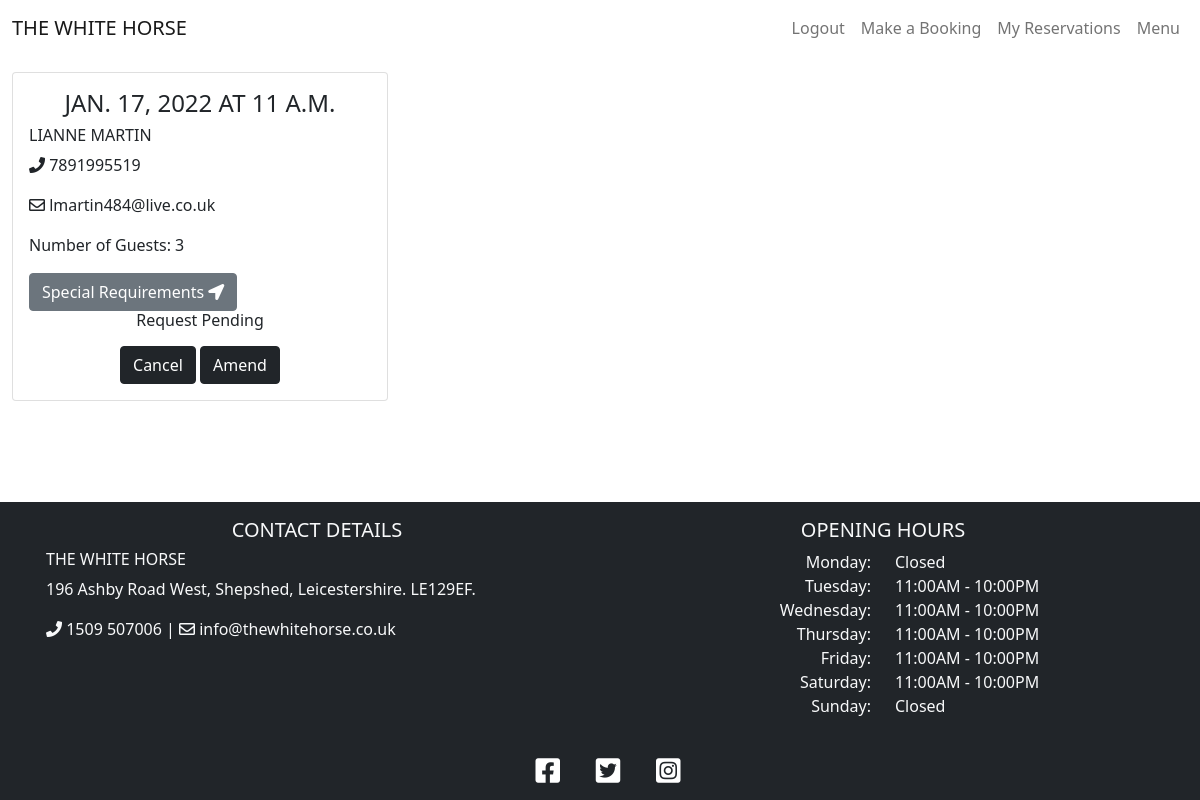
The app's page /reservations (signed in), older data.
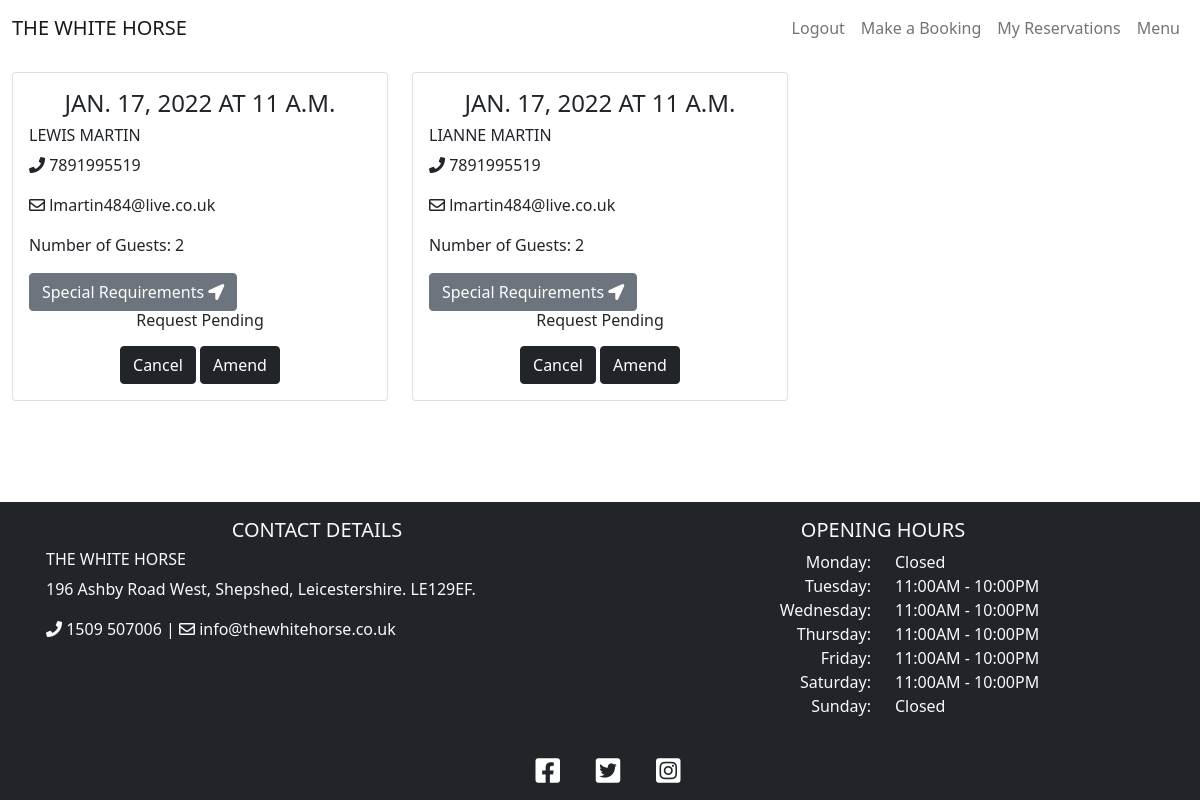
The same page, newer data.
### booking/models.py (models this page shows, shortened)
class Booking(models.Model):
    user = models.ForeignKey(User, on_delete=models.CASCADE)
    lead = models.CharField(max_length=200, blank=False)
    email = models.CharField(max_length=200, blank=False)
    mobile = models.IntegerField(blank=False)
    date = models.DateField(blank=False)
    time = models.TimeField(blank=False)
    arrival = models.DateTimeField(null=True)
    notes = models.TextField(max_length=200)
    guests = models.PositiveIntegerField(blank=False)
    status = models.IntegerField(choices=STATUS, default=0)
    class Meta:
        ordering = ['-date']

### booking/views.py (the view)
# urls.py: path('reservations', views.ReservationList.as_view(), name='reservations'),
class ReservationList(generic.ListView):
    model = Booking
    def get(self, request, *args, **kwargs):
        reservations = Booking.objects.filter(user=request.user)
        return render(
            request, 'reservations.html',
            {
                'reservations': reservations,
            },
        )

### templates/reservations.html (shortened to what this page needs)
{% extends "base.html" %}
{% block content %}
<div class="container-fluid mb-3">
    <div class="row">
        <div class="col-12 mt-3 left">
            <div class="row">
                {% for reservation in reservations %}
                <div class="col-md-4">
                    <div class="card mb-4">
                        <div class="card-body">
                            <h4 class='card-title text-uppercase text-center'>{{ reservation.date }} at
                                {{ reservation.time }}</h4>
                            <h6 class="text-uppercase">{{ reservation.lead }}</h6>
                            <div class='card-text'>
                                <p><i class="fas fa-phone"></i> {{ reservation.mobile }}</p>
                                <p><i class="far fa-envelope"></i> {{ reservation.email }}</p>
                                <p>Number of Guests: {{ reservation.guests }}</p>
                                <button data-bs-toggle='modal' data-bs-target='#notes' class="btn btn-secondary">Special
                                    Requirements <i class="fas fa-location-arrow"></i></button>
                                <div class='text-center h6'>
                                    {% if reservation.status == 1 %}
                                    <p>Reservation Accepted</p>
                                    {% elif reservation.status == 2 %}
                                    <p>Reservation Declined</p>
                                    {% else %}
                                    <p>Request Pending</p>
                                    {% endif %}
                                </div>
                            </div>
                            <div class='text-center'>
                                <a href="/cancel/{{ reservation.id }}"><button class="btn btn-dark">Cancel</button></a>
                                <a href="/amend/{{ reservation.id }}"><button class="btn btn-dark">Amend</button></a>
                            </div>
                        </div>
                    </div>
                </div>
                    {% endfor %}
                </div>
        </div>
    </div>
</div>
{% endblock %}

Row changes from the older to the newer data that the page shows:
now on this page (row edited): Booking: date "JAN. 17, 2022", time "11 A.M.", lead "LEWIS MARTIN", mobile "7891995519", email "lmartin484@live.co.uk", guests "2", status "Request Pending"
changed Booking "LIANNE MARTIN": guests "3" → "2"
